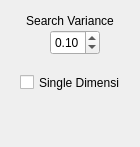
<?xml version="1.0" encoding="UTF-8"?>
<ui version="4.0">
 <class>ParametersRandom</class>
 <widget class="QWidget" name="ParametersRandom">
  <property name="geometry">
   <rect>
    <x>0</x>
    <y>0</y>
    <width>140</width>
    <height>147</height>
   </rect>
  </property>
  <property name="windowTitle">
   <string>Form</string>
  </property>
  <widget class="QDoubleSpinBox" name="varianceSpin">
   <property name="geometry">
    <rect>
     <x>50</x>
     <y>30</y>
     <width>50</width>
     <height>25</height>
    </rect>
   </property>
   <property name="font">
    <font>
     <pointsize>9</pointsize>
    </font>
   </property>
   <property name="minimum">
    <double>0.010000000000000</double>
   </property>
   <property name="maximum">
    <double>1.000000000000000</double>
   </property>
   <property name="singleStep">
    <double>0.050000000000000</double>
   </property>
   <property name="value">
    <double>0.100000000000000</double>
   </property>
  </widget>
  <widget class="QLabel" name="varianceLabel">
   <property name="geometry">
    <rect>
     <x>20</x>
     <y>10</y>
     <width>100</width>
     <height>21</height>
    </rect>
   </property>
   <property name="font">
    <font>
     <pointsize>9</pointsize>
    </font>
   </property>
   <property name="text">
    <string>Search Variance</string>
   </property>
   <property name="alignment">
    <set>Qt::AlignCenter</set>
   </property>
  </widget>
  <widget class="QCheckBox" name="singleDimCheck">
   <property name="geometry">
    <rect>
     <x>20</x>
     <y>70</y>
     <width>100</width>
     <height>25</height>
    </rect>
   </property>
   <property name="font">
    <font>
     <pointsize>9</pointsize>
    </font>
   </property>
   <property name="toolTip">
    <string>&lt;!DOCTYPE HTML PUBLIC &quot;-//W3C//DTD HTML 4.0//EN&quot; &quot;http://www.w3.org/TR/REC-html40/strict.dtd&quot;&gt;
&lt;html&gt;&lt;head&gt;&lt;meta name=&quot;qrichtext&quot; content=&quot;1&quot; /&gt;&lt;style type=&quot;text/css&quot;&gt;
p, li { white-space: pre-wrap; }
&lt;/style&gt;&lt;/head&gt;&lt;body style=&quot; font-family:'Lucida Grande'; font-size:9pt; font-weight:400; font-style:normal;&quot;&gt;
&lt;p style=&quot; margin-top:0px; margin-bottom:0px; margin-left:0px; margin-right:0px; -qt-block-indent:0; text-indent:0px;&quot;&gt;Search new policies one single dimension at a time (rather than exploring multiple dimensions concurrently)&lt;/p&gt;&lt;/body&gt;&lt;/html&gt;</string>
   </property>
   <property name="text">
    <string>Single Dimension</string>
   </property>
  </widget>
 </widget>
 <resources/>
 <connections/>
</ui>
